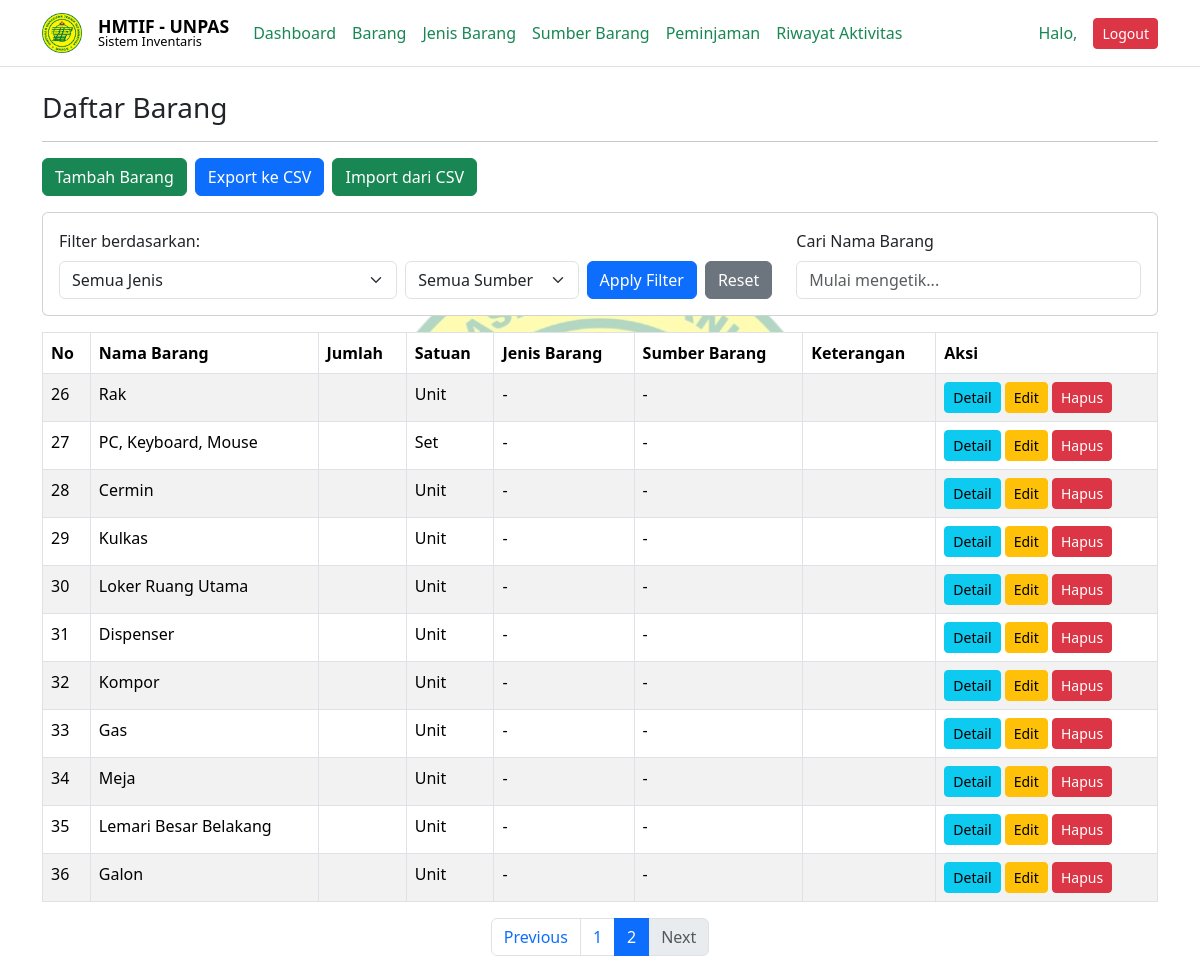
/public/barang?page=2 (signed in), run on an earlier commit of the app's database.
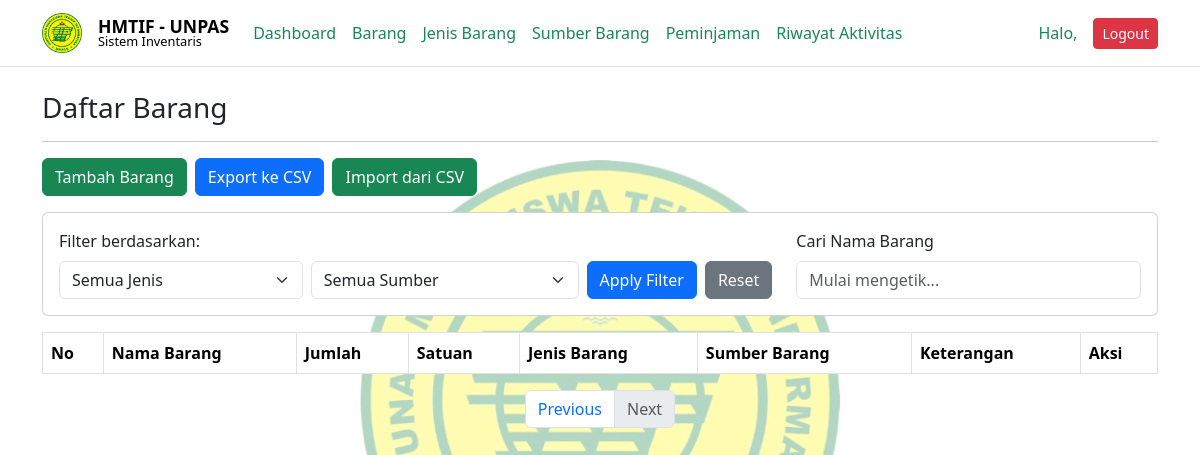
And on a later commit of the database.
### tables this page shows
CREATE TABLE `barang` (
  `id` int NOT NULL,
  `nama_barang` varchar(100) NOT NULL,
  `jumlah` int NOT NULL,
  `satuan` varchar(20) NOT NULL,
  `id_jenis` int DEFAULT NULL,
  `id_sumber` int DEFAULT NULL,
  `keterangan` text,
  `dibuat_pada` datetime DEFAULT CURRENT_TIMESTAMP
);

### app/core/Controller.php (called while the page is built, shortened)
<?php
class Controller {
    public function view($view, $data = []) {
        require_once '../views/' . $view . '.php';
    }
    public function model($model) {
        return new $model();
    }
}

### app/controllers/BarangController.php (called while the page is built, shortened)
<?php
class BarangController extends Controller {
    public function index()
    {
        $data['judul'] = 'Daftar Barang';
        $limit = 25;
        $page = (isset($_GET['page'])) ? (int)$_GET['page'] : 1;
        $offset = ($page > 1) ? ($page * $limit) - $limit : 0;
        $params = [
            'limit' => $limit,
            'offset' => $offset,
            'jenis_id' => $_GET['jenis'] ?? null,
            'sumber_id' => $_GET['sumber'] ?? null,
            'sort' => $_GET['sort'] ?? 'id',
            'direction' => $_GET['direction'] ?? 'desc'
        ];
        $total_records = $this->model('Barang_model')->countAllBarang($params);
        $data['total_pages'] = ceil($total_records / $limit);
        $data['current_page'] = $page;
        $data['start_number'] = $offset + 1;
        $data['barang'] = $this->model('Barang_model')->getAllBarang($params);
        $data['jenis_list'] = $this->model('Barang_model')->getAllJenis();
        $data['sumber_list'] = $this->model('Barang_model')->getAllSumber();
        $data['current_filters'] = $params;
        $this->view('barang/index', $data);
    }
}

### app/core/App.php (called while the page is built, shortened)
<?php
class App {
    protected $controller = 'Home';
    protected $method = 'index';
    protected $params = [];
    public function __construct() {
        $url = $this->parseURL();
        if(isset($url[0]) && file_exists('../app/controllers/' . $url[0] . 'Controller.php')) {
            $this->controller = $url[0];
        }
        require_once '../app/controllers/' . $this->controller . 'Controller.php';
        $this->controller = new ($this->controller . 'Controller');
        call_user_func_array([$this->controller, $this->method], $this->params);
    }
    public function parseURL() {
        if(isset($_GET['url'])) {
            $url = rtrim($_GET['url'], '/');
            $url = filter_var($url, FILTER_SANITIZE_URL);
            $url = explode('/', $url);
            return $url;
        }
        return [];
    }
}

### public/index.php (called while the page is built, shortened)
<?php
$app = new App();

### app/models/Barang_model.php (called while the page is built, shortened)
<?php
class Barang_model {
    private $dbh;
    public function __construct() {
        $dsn = 'mysql:host=' . DB_HOST . ';dbname=' . DB_NAME;
        try {
            $this->dbh = new PDO($dsn, DB_USER, DB_PASS);
        } catch(PDOException $e) {
            die($e->getMessage());
        }
    }
    public function getAllBarang($params = [])
    {
        $query = "SELECT b.*, j.nama_jenis, s.nama_sumber
                  FROM barang b
                  LEFT JOIN jenis_barang j ON b.id_jenis = j.id
                  LEFT JOIN sumber_barang s ON b.id_sumber = s.id";
        $orderBy = 'b.id DESC';
        $query .= " ORDER BY " . $orderBy;
        $limit = $params['limit'] ?? 25;
        $offset = $params['offset'] ?? 0;
        $query .= " LIMIT :limit OFFSET :offset";
        $this->stmt = $this->dbh->prepare($query);
        $this->stmt->bindValue(':limit', $limit, PDO::PARAM_INT);
        $this->stmt->bindValue(':offset', $offset, PDO::PARAM_INT);
        $this->stmt->execute();
        return $this->stmt->fetchAll(PDO::FETCH_ASSOC);
    }
}

### views/barang/index.php (the view, shortened to what the changed rows need)
<div class="container mt-4">
  <table class="table table-bordered table-striped">
    <thead>
      <tr>
        <th>No</th>
        <th>Nama Barang</th>
        <th>Jumlah</th>
        <th>Satuan</th>
        <th>Jenis Barang</th>
        <th>Sumber Barang</th>
        <th>Keterangan</th>
        <th>Aksi</th>
      </tr>
    </thead>
    <tbody id="table-body">
        <?php $no = $data['start_number'];  ?>
        <?php foreach($data['barang'] as $brg) : ?>
        <tr>
            <td><?= $no++; ?></td>
            <td><?= htmlspecialchars($brg['nama_barang']); ?></td>
            <td><?= htmlspecialchars($brg['jumlah']); ?></td>
            <td><?= htmlspecialchars($brg['satuan']); ?></td>
            <td><?= htmlspecialchars($brg['nama_jenis'] ?? '-'); ?></td>
            <td><?= htmlspecialchars($brg['nama_sumber'] ?? '-'); ?></td>
            <td>
            </td>
            <td>
                <a href="<?= BASEURL; ?>/barang/detail/<?= $brg['id']; ?>" class="btn btn-sm btn-info">Detail</a>
                <a href="<?= BASEURL; ?>/barang/edit/<?= $brg['id']; ?>" class="btn btn-sm btn-warning">Edit</a>
                <a href="<?= BASEURL; ?>/barang/hapus/<?= $brg['id']; ?>" class="btn btn-sm btn-danger" onclick="return confirm('Yakin?');">Hapus</a>
            </td>
        </tr>
        <?php endforeach; ?>
    </tbody>
  </table>
  <nav>
    <ul class="pagination justify-content-center">
        <?php for($i = 1; $i <= $data['total_pages']; $i++): ?>
            <li class="page-item <?= ($i == $data['current_page']) ? 'active' : ''; ?>">
                <a class="page-link" href="?page=<?= $i; ?>"><?= $i; ?></a>
            </li>
        <?php endfor; ?>
    </ul>
  </nav>
</div>

What changed in the data, as far as the page shows it:
removed barang: nama_barang "Rak", satuan "Unit", nama_jenis "-", nama_sumber "-"
removed barang: nama_barang "PC, Keyboard, Mouse", satuan "Set", nama_jenis "-", nama_sumber "-"
removed barang: nama_barang "Cermin", satuan "Unit", nama_jenis "-", nama_sumber "-"
removed barang: nama_barang "Kulkas", satuan "Unit", nama_jenis "-", nama_sumber "-"
removed barang: nama_barang "Loker Ruang Utama", satuan "Unit", nama_jenis "-", nama_sumber "-"
removed barang: nama_barang "Dispenser", satuan "Unit", nama_jenis "-", nama_sumber "-"
removed barang: nama_barang "Kompor", satuan "Unit", nama_jenis "-", nama_sumber "-"
removed barang: nama_barang "Gas", satuan "Unit", nama_jenis "-", nama_sumber "-"
removed barang: nama_barang "Meja", satuan "Unit", nama_jenis "-", nama_sumber "-"
removed barang: nama_barang "Lemari Besar Belakang", satuan "Unit", nama_jenis "-", nama_sumber "-"
removed barang: nama_barang "Galon", satuan "Unit", nama_jenis "-", nama_sumber "-"
Also different on the page:
list line gone: "1"
list line gone: "2"
